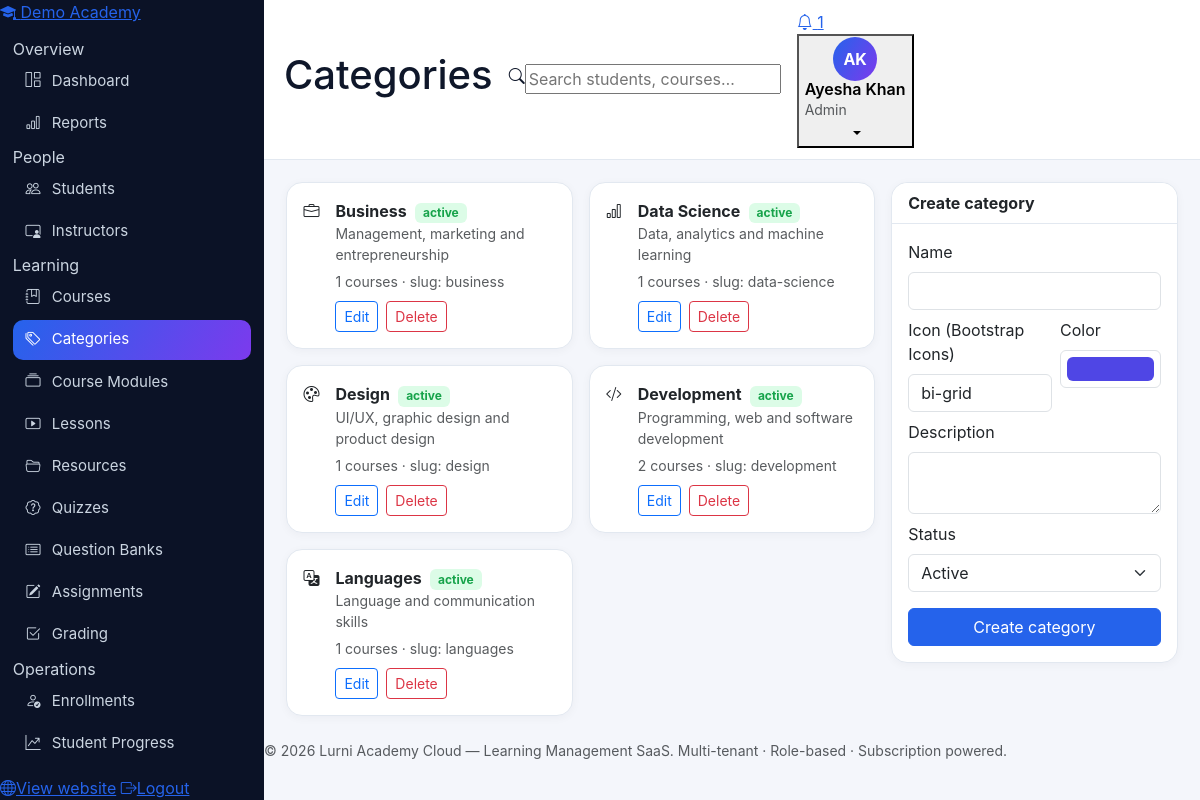
Screenshot of /admin/categories.php (signed in) with the database file from the repository.
### tables this page shows
CREATE TABLE tenants (
  id INT UNSIGNED AUTO_INCREMENT PRIMARY KEY,
  name VARCHAR(160) NOT NULL,
  slug VARCHAR(160) NOT NULL UNIQUE,
  org_type ENUM('academy','school','university','training_center','individual') NOT NULL DEFAULT 'academy',
  email VARCHAR(190) NULL,
  phone VARCHAR(40) NULL,
  website VARCHAR(190) NULL,
  country VARCHAR(80) NULL,
  logo VARCHAR(255) NULL,
  status ENUM('active','suspended','cancelled') NOT NULL DEFAULT 'active',
  created_at DATETIME NOT NULL DEFAULT CURRENT_TIMESTAMP,
  updated_at DATETIME NOT NULL DEFAULT CURRENT_TIMESTAMP ON UPDATE CURRENT_TIMESTAMP
);

CREATE TABLE categories (
  id INT UNSIGNED AUTO_INCREMENT PRIMARY KEY,
  tenant_id INT UNSIGNED NOT NULL,
  name VARCHAR(120) NOT NULL,
  slug VARCHAR(120) NOT NULL,
  icon VARCHAR(60) NULL,
  color VARCHAR(20) NULL,
  description VARCHAR(255) NULL,
  status ENUM('active','hidden') NOT NULL DEFAULT 'active',
  created_at DATETIME NOT NULL DEFAULT CURRENT_TIMESTAMP,
  UNIQUE KEY uq_cat_tenant_slug (tenant_id, slug),
  CONSTRAINT fk_cat_tenant FOREIGN KEY (tenant_id) REFERENCES tenants(id) ON DELETE CASCADE
);

### includes/functions.php (called while the page is built, shortened)
<?php
function e(?string $v): string { return htmlspecialchars($v ?? '', ENT_QUOTES, 'UTF-8'); }
function current_user(): ?array { return $_SESSION['user'] ?? null; }

### includes/auth.php (called while the page is built, shortened)
<?php
require_once __DIR__ . '/functions.php';
function role_home(string $role): string {
    return match ($role) {
        'super_admin' => '/super-admin/index.php',
        'admin'       => '/admin/dashboard.php',
        'instructor'  => '/instructor/dashboard.php',
        'student'     => '/student/dashboard.php',
        default       => '/index.php',
    };
}

### admin/categories.php (the view, shortened to what this page needs)
<?php
require_once __DIR__ . '/../includes/auth.php';
$pdo = db(); check_tenant_active($pdo);
$tid = require_tenant();
$pageTitle = 'Categories'; $active = 'categories';
$rows = $pdo->prepare("SELECT c.*, (SELECT COUNT(*) FROM courses co WHERE co.category_id=c.id) AS course_count
    FROM categories c WHERE c.tenant_id=? ORDER BY c.name");
$rows->execute([$tid]); $rows = $rows->fetchAll();
$edit = null;
require __DIR__ . '/../includes/header.php';
?>
<div class="row g-3">
  <div class="col-xl-8">
    <div class="row g-3">
    <?php foreach ($rows as $c): ?>
      <div class="col-md-6"><div class="card h-100"><div class="card-body d-flex gap-3">
        <span class="cat-icon" style="--cat:<?= e($c['color'] ?: '#4f46e5') ?>"><i class="bi <?= e($c['icon'] ?: 'bi-grid') ?>"></i></span>
        <div class="flex-grow-1"><strong><?= e($c['name']) ?></strong>
          <span class="badge bg-<?= $c['status'] === 'active' ? 'success' : 'secondary' ?>-subtle text-<?= $c['status'] === 'active' ? 'success' : 'secondary' ?> ms-1"><?= e($c['status']) ?></span>
          <p class="text-muted small mb-1"><?= e($c['description'] ?? '') ?></p>
          <small class="text-muted"><?= (int)$c['course_count'] ?> courses · slug: <?= e($c['slug']) ?></small>
          <div class="mt-2 d-flex gap-2"><a class="btn btn-sm btn-outline-primary" href="?edit=<?= (int)$c['id'] ?>">Edit</a>
          <form method="post" onsubmit="return confirm('Delete category?')"><button class="btn btn-sm btn-outline-danger">Delete</button></form></div>
        </div></div></div></div>
    <?php endforeach; ?>
    </div>
  </div>
  <div class="col-xl-4"><div class="card"><div class="card-header bg-white fw-bold"><?= $edit ? 'Edit category' : 'Create category' ?></div><div class="card-body">
    <form method="post"><?= csrf_field() ?><input type="hidden" name="action" value="save"><input type="hidden" name="id" value="<?= (int)($edit['id'] ?? 0) ?>">
      <div class="mb-2"><label class="form-label">Name</label><input class="form-control" name="name" required value="<?= e($edit['name'] ?? '') ?>"></div>
      <div class="row g-2">
        <div class="col-7 mb-2"><label class="form-label">Icon (Bootstrap Icons)</label><input class="form-control" name="icon" value="<?= e($edit['icon'] ?? 'bi-grid') ?>" placeholder="bi-code-slash"></div>
        <div class="col-5 mb-2"><label class="form-label">Color</label><input class="form-control form-control-color w-100" type="color" name="color" value="<?= e($edit['color'] ?? '#4f46e5') ?>"></div>
      </div>
      <div class="mb-2"><label class="form-label">Description</label><textarea class="form-control" name="description" rows="2"><?= e($edit['description'] ?? '') ?></textarea></div>
      <div class="mb-3"><label class="form-label">Status</label><select class="form-select" name="status"><option value="active" <?= ($edit['status'] ?? 'active') === 'active' ? 'selected' : '' ?>>Active</option></select></div>
      <button class="btn btn-primary w-100"><?= $edit ? 'Update category' : 'Create category' ?></button>
    </form></div></div></div>
</div>
<?php require __DIR__ . '/../includes/footer.php'; ?>

### includes/sidebar.php (shortened to what this page needs)
<?php
$u = current_user();
$role = $u['role'] ?? 'student';
$active = $active ?? '';
$tenantName = $tenantName ?? APP_NAME;
$items = $menus[$role] ?? $menus['student'];
?>
<aside class="sidebar" id="appSidebar">
  <a class="sidebar-brand" href="<?= e(role_home($role)) ?>">
    <span class="brand-mark"><i class="bi bi-mortarboard-fill"></i></span>
    <span class="brand-text"><?= e($tenantName) ?></span>
  </a>
  <nav class="sidebar-nav">
    <?php foreach ($items as $item): ?>
      <?php if (isset($item['section'])): ?>
        <div class="nav-section"><?= e($item['section']) ?></div>
      <?php else: ?>
        <a class="nav-link-app <?= $active === $item['key'] ? 'active' : '' ?>" href="<?= e($item['href']) ?>">
          <i class="bi <?= e($item['icon']) ?>"></i><span><?= e($item['label']) ?></span>
        </a>
      <?php endif; ?>
    <?php endforeach; ?>
  </nav>
  <div class="sidebar-foot">
    <a class="nav-link-app" href="/index.php"><i class="bi bi-globe"></i><span>View website</span></a>
    <a class="nav-link-app" href="/auth/logout.php"><i class="bi bi-box-arrow-right"></i><span>Logout</span></a>
  </div>
</aside>

### assets/css/style.css (style rules this page uses)
:root { --blue:#2563eb; --blue-dark:#1d4ed8; --violet:#7c3aed; --violet-soft:#ede9fe; --ink:#0f172a; --muted:#64748b; --line:#e2e8f0; --bg:#f4f6fb; --card:#ffffff; --grad:linear-gradient(120deg,#2563eb 0%,#7c3aed 100%); --grad-soft:linear-gradient(135deg,#dbeafe 0%,#ede9fe 55%,#ffffff 100%); }
body { background:var(--bg);color:var(--ink);font-family:'Inter',system-ui,-apple-system,'Segoe UI',Roboto,sans-serif; }
a { color:var(--blue); }
.btn-primary { background:var(--blue);border-color:var(--blue); }
.sidebar { width:264px;background:#0b1226;color:#cbd5e1;display:flex;flex-direction:column;position:sticky;top:0;height:100vh;flex-shrink:0;z-index:60; }
.sidebar nav { padding:.8rem;overflow-y:auto;flex:1; }
.sidebar nav a { display:flex;align-items:center;gap:.7rem;color:#cbd5e1;text-decoration:none;padding:.55rem .8rem;border-radius:10px;font-size:.94rem;margin-bottom:2px; }
.sidebar nav a.active { background:var(--grad);color:#fff; }
.card { border:1px solid var(--line);border-radius:16px;box-shadow:0 2px 10px rgba(15,23,42,.04); }
.card-header { border-bottom:1px solid var(--line);border-radius:16px 16px 0 0 !important; }
.badge.bg-success-subtle { background:#dcfce7 !important; }
.text-success { color:#16a34a !important; }

### rows the page displays
tenants: name "Demo Academy"
categories: name "Business", status "active", description "Management, marketing and entrepreneurship", course_count "1", slug "business"
categories: name "Data Science", status "active", description "Data, analytics and machine learning", course_count "1", slug "data-science"
categories: name "Design", status "active", description "UI/UX, graphic design and product design", course_count "1", slug "design"
categories: name "Development", status "active", description "Programming, web and software development", course_count "2", slug "development"
categories: name "Languages", status "active", description "Language and communication skills", course_count "1", slug "languages"

### other values shown
$item['section'] "Overview"
$item['label'] "Dashboard"
$item['label'] "Reports"
$item['section'] "People"
$item['label'] "Students"
$item['label'] "Instructors"
$item['section'] "Learning"
$item['label'] "Courses"
$item['label'] "Categories"
$item['label'] "Course Modules"
$item['label'] "Lessons"
$item['label'] "Resources"
$item['label'] "Quizzes"
$item['label'] "Question Banks"
$item['label'] "Assignments"
